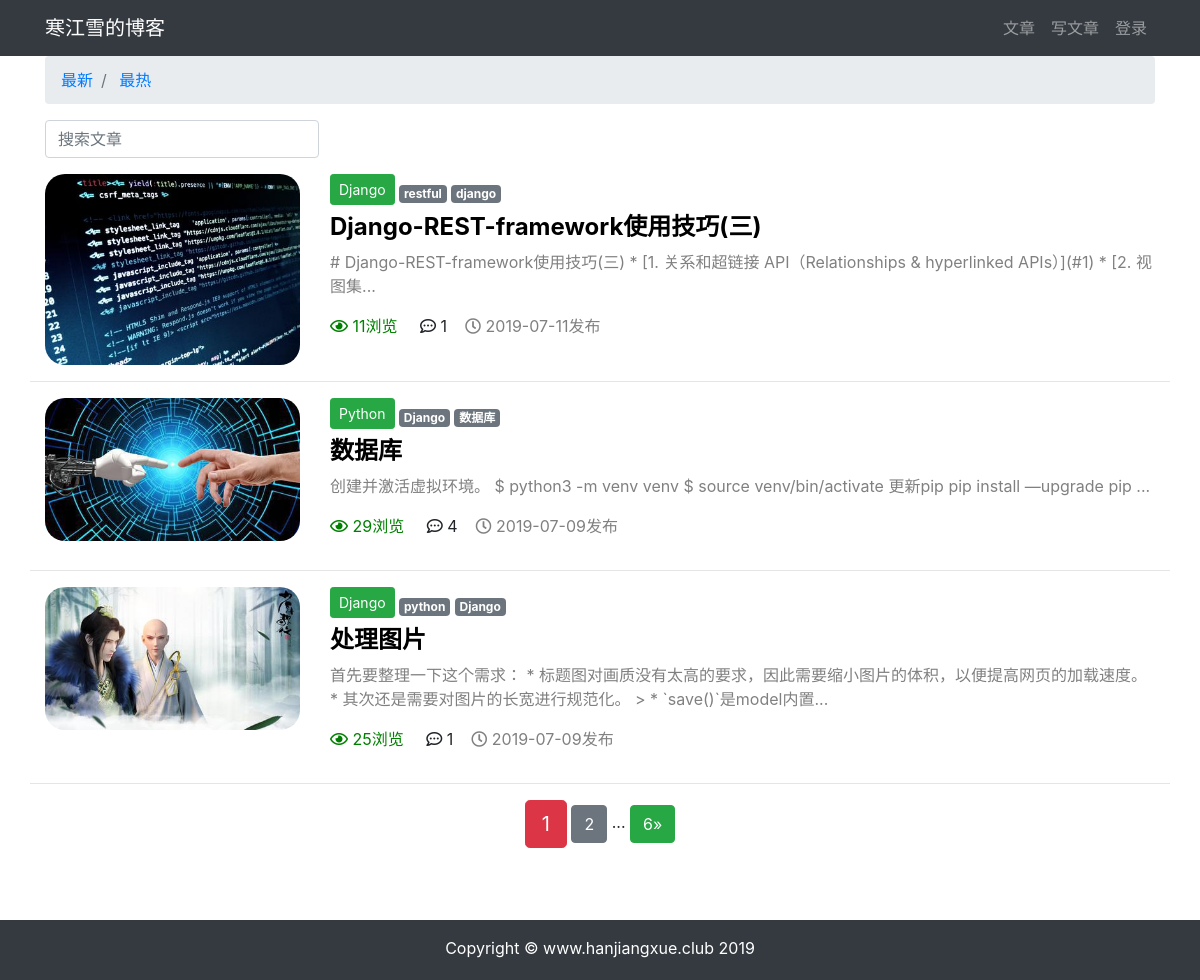
Before: /article/article-list with the older database file.
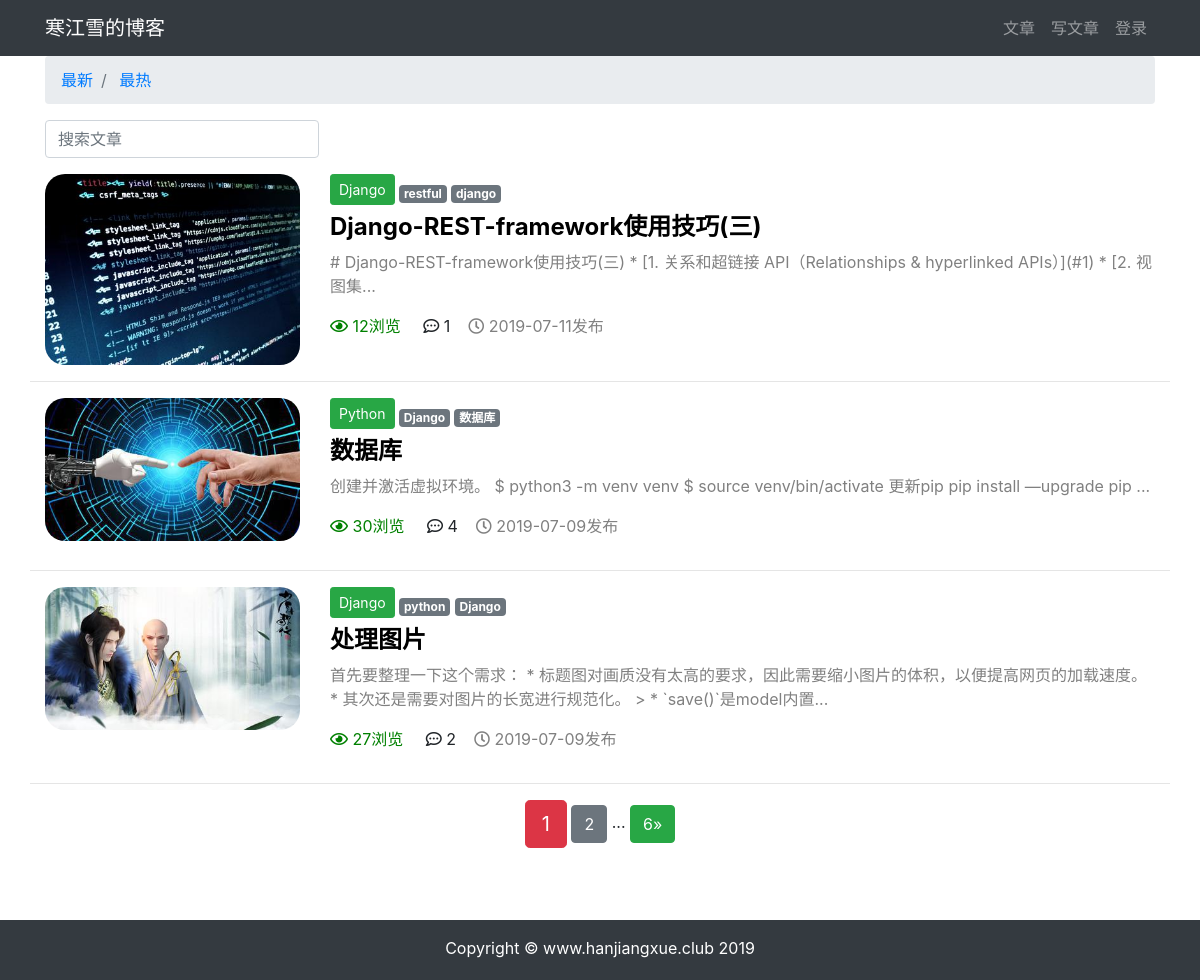
After: the same page with the newer database file.
### article/models.py (models this page shows, shortened)
class ArticlePost(models.Model):
    author = models.ForeignKey(User, on_delete=models.CASCADE, verbose_name='文章')
    column = models.ForeignKey(ArticleColumn, null=True, blank=True, on_delete=models.CASCADE, related_name='article',
                               verbose_name='栏目')
    tags = TaggableManager(blank=True)
    avatar = models.ImageField(upload_to='article/%Y%m%d',blank=True)
    title = models.CharField(max_length=100, verbose_name='标题')
    body = models.TextField(verbose_name='正文')
    total_views = models.PositiveIntegerField(default=0,verbose_name='浏览量')
    created_time = models.DateTimeField(default=timezone.now, verbose_name='创建时间')
    update_time = models.DateTimeField(auto_now=True, verbose_name='更新时间')
    class Meta:
        ordering = ('-created_time',)  # 注意这里是元组（Tuple）
        verbose_name = "文章"
        verbose_name_plural = '文章'

class ArticleColumn(models.Model):
    title = models.CharField(max_length=200, blank=True, verbose_name='栏目标题')
    created = models.DateTimeField(default=timezone.now, verbose_name='栏目创建时间')
    def __str__(self):
        return self.title
    class Meta:
        verbose_name = '栏目'
        verbose_name_plural = '栏目'

### article/views.py (the view)
# urls.py: path('article-list', views.article_list, name='article_list'),
def article_list(request):
    search = request.GET.get('search')
    order = request.GET.get('order')
    column = request.GET.get('column')
    tag = request.GET.get('tag')
    article_list = ArticlePost.objects.all()
    if search:
        article_list = article_list.filter(
            Q(title__icontains=search)|
            Q(body__icontains=search)
        )
    else:
        search=''
    if column is not None and column.isdigit():
        article_list = article_list.filter(column=column)
    if tag and tag != 'None':
        article_list = article_list.filter(tags__name__in=[tag])
    if order == 'total_views':
        article_list = article_list.order_by('-total_views')
    paginator = Paginator(article_list, 3)
    page = request.GET.get('page')
    articles = paginator.get_page(page)
    context = {'articles': articles,
               'order': order,
               'search': search,
               'column': column,
               'tag': tag,
               }
    return render(request, 'article/list.html', context)

### templates/article/list.html (shortened to what this page needs)
{% extends 'base.html' %}
{% load staticfiles %}
{% block content %}
<div class="container">
    <nav aria-label="breadcrumb">
        <ol class="breadcrumb">
            <li class="breadcrumb-item">
                <a href="{% url 'article:article_list' %}?search={{ search }}&column={{ column }}&tag={{ tag }}">最新</a>
            </li>
            <li class="breadcrumb-item">
                <a href="{% url 'article:article_list' %}?order=total_views&search={{ search }}&column={{ column }}&tag={{ tag }}">最热</a>
            </li>
        </ol>
    </nav>
    <div class="row">
        <div class="col-auto mr-auto">
            <form class="form-inline">
                <input type="text" class="form-control mb-2 mr-sm-2" name="search" placeholder="搜索文章" required>
            </form>
        </div>
    </div>
      <div class="row mt-2">
          {% for article in articles %}
              {% if article.avatar %}
                  <div class="col-3">
                    <img src="{{ article.avatar.url }}" alt="avatar" style="max-width: 100%; border-radius: 20px">
                  </div>
              {% endif %}
           <div class="col">
               {% if article.column %}
                   <button type="button" class="btn btn-sm mb-2 btn-success"   href="{% url 'article:article_list' %}?tag={{ tag }}&column={{ column }} ">{{ article.column }}</button>
               {% endif %}
                <span>
                    {% for tag in article.tags.all %}
                        <a href="{% url 'article:article_list' %}?tag={{ tag }}&column={{ column }}" class="badge badge-secondary">{{ tag }}</a>
                    {% endfor %}
                </span>
               <h4 >
                   <b>
                       <a href="{% url 'article:article_detail' article.pk %}" style="color: black">{{ article.title }}</a>
                   </b>
               </h4>
               <div >
                   <p style="color: gray">{{ article.body|slice:'100' }}...</p>
               </div>
                <P>
                    <span style="color: green">
                        <i class="far fa-eye"></i>
                        {{ article.total_views }}浏览&nbsp;&nbsp;&nbsp;&nbsp;
                    </span>
                    <span>
                        <i class="far fa-comment-dots"></i>
                        {{ article.comments.count }}&nbsp;&nbsp;&nbsp;
                    </span>
                    <span style="color: grey">
                        <i class="far fa-clock"></i>
                        {{ article.created_time|date:'Y-m-d' }}发布&nbsp;&nbsp;&nbsp;
                    </span>
                </P>
           </div>
            <hr style="width: 100%;">
          {% endfor %}
      </div>
    <div class="paginator row">
        <div class="m-auto">
            <span class="step-links">
            <span class="current btn btn-danger btn-lg">{{ articles.number }}</span>
            {% if articles.has_next %}
                <a href="?page={{ articles.next_page_number }}&order={{ order }}&search={{ search }}&column={{ column }}&tag={{ tag }}" class="btn btn-secondary">{{ articles.next_page_number }}</a>
                <span>...</span>
                <a href="?page={{ articles.paginator.num_pages }}&order={{ order }}&search={{ search }}&column={{ column }}&tag={{ tag }}" class="btn btn-success"> {{ articles.paginator.num_pages }}&raquo;</a>
            {% endif %}
        </div>
    </div>
</div>
{% endblock content %}

Changed rows visible on the page:
changed ArticlePost "Django-REST-framework使用技巧(三)": total_views "11" → "12"
changed ArticlePost "数据库": total_views "29" → "30"
changed ArticlePost "处理图片": total_views "25" → "27"; comments.count "1" → "2"
